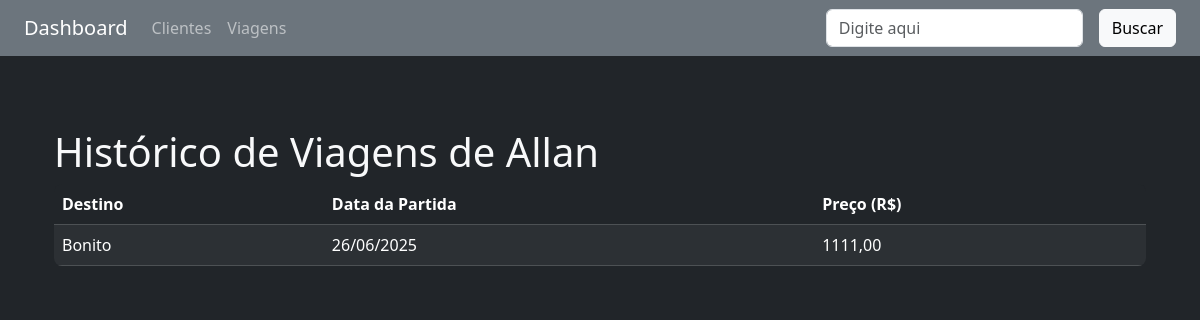
/clientes/viagens-por-cliente/1, run on the app's committed database.
### clientes/models.py (models this page shows, shortened)
class Cliente(models.Model):
    nome = models.CharField(max_length=150)
    data_nascimento = models.DateField()
    cpf = models.CharField(max_length=14, unique=True)
    email = models.EmailField(unique=True)

### viagens/models.py (models this page shows, shortened)
class Viagem(models.Model):
    destino = models.CharField(max_length=100)
    data_partida = models.DateField()
    preco = models.DecimalField(max_digits=8, decimal_places=2)
    clientes = models.ManyToManyField(Cliente)

### clientes/views.py (the view)
# urls.py: path("viagens-por-cliente/<int:cliente_id>", cliente_viagens, name="cliente_viagens"),
def cliente_viagens(request, cliente_id):
    cliente = get_object_or_404(Cliente, pk=cliente_id)
    viagens = cliente.viagem_set.all()
    context = {'cliente': cliente,'viagens': viagens}
    return render(request, 'clientes/viagem_por_cliente.html', context)

### clientes/templates/clientes/viagem_por_cliente.html
{% extends 'base.html' %}
{% block content %}
<div class="container-sm mt-5">
    <h2 class="h1">Histórico de Viagens de {{ cliente.nome }}</h2>
</div>
<div class="container-sm mt-2">
    <div class="bg-dark rounded-3 overflow-hidden">
        <table cellpadding="5" cellspacing="1" class="table table-dark table-striped mb-0">
            <thead>
                <tr>
                    <th>Destino</th>
                    <th>Data da Partida</th>
                    <th>Preço (R$)</th>
                </tr>
            </thead>
            <tbody>
                {% for viagem in viagens %}
                <tr>
                    <td>{{ viagem.destino }}</td>
                    <td>{{ viagem.data_partida|date:"d/m/Y" }}</td>
                    <td>{{ viagem.preco|floatformat:2 }}</td>
                </tr>
                 {% empty %}
            <tr>
                <td colspan="4">Este cliente ainda não foi incluído em nenhuma viagem.</td>
            </tr>
            {% endfor %}
            </tbody>
        </table>
        </div>
        </div>
    <br>
{% endblock %}

### data on the page
Cliente: nome "Allan"
Viagem: destino "Bonito", data_partida "26/06/2025", preco "1111,00"
